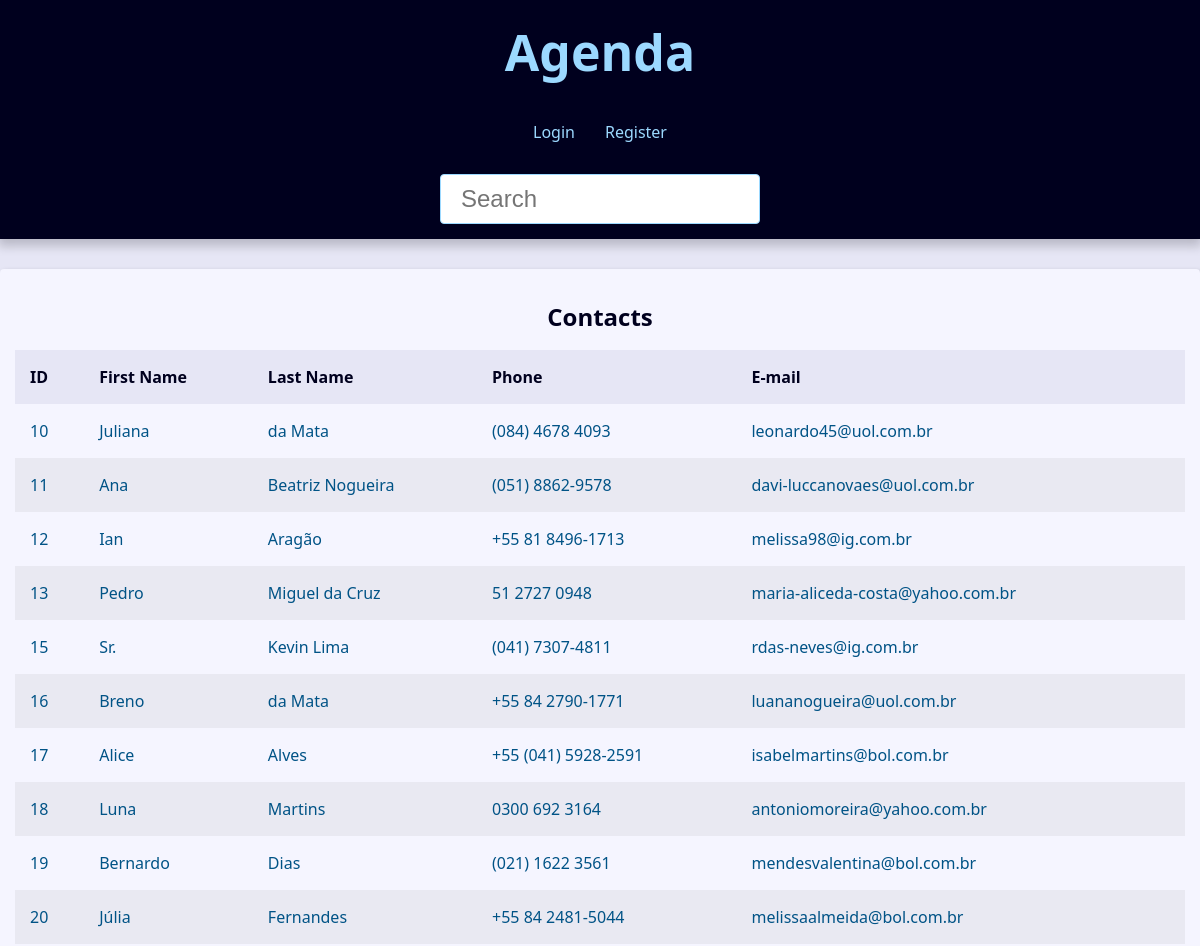
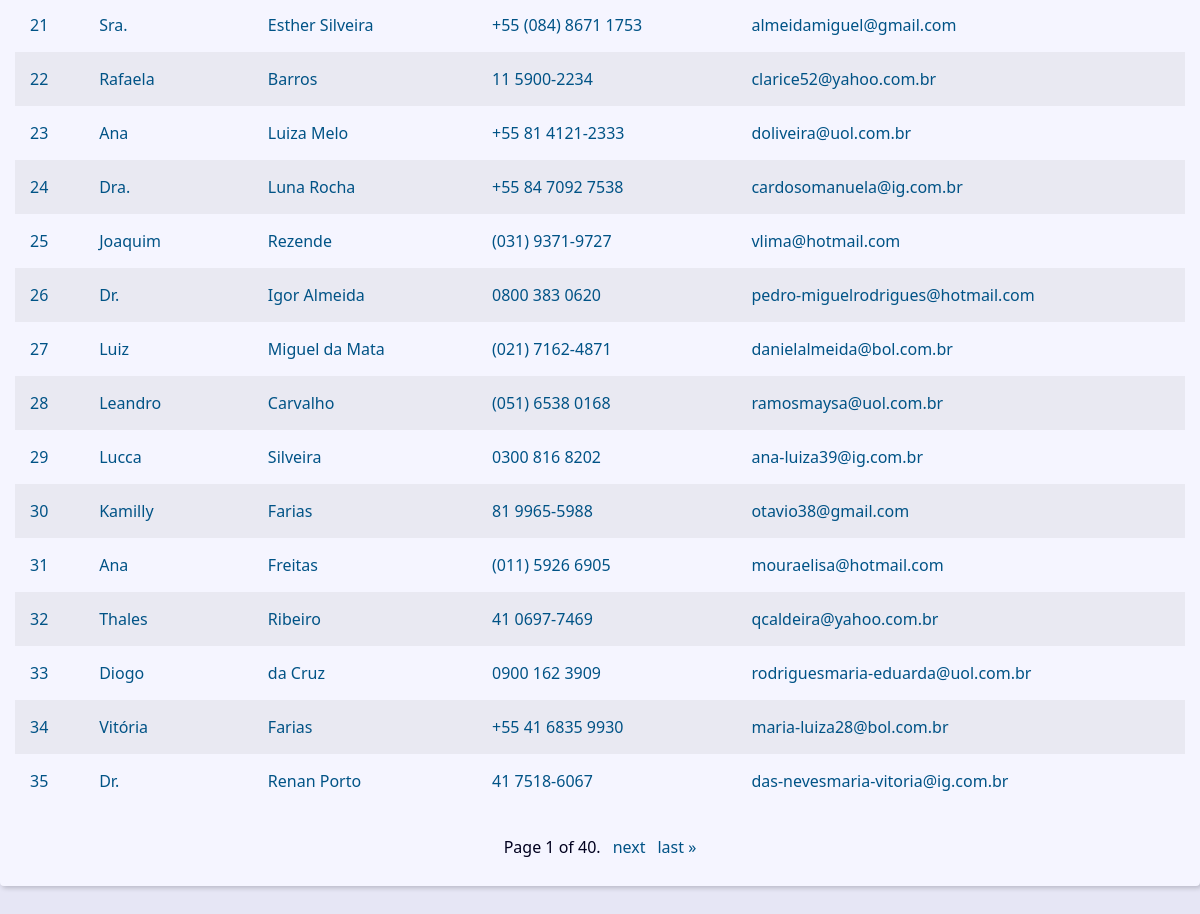
The page / on the database its author committed (2 pictures, top to bottom).
### contact/models.py (models this page shows, shortened)
class Contact(models.Model):
    first_name      =   models.CharField(max_length             =   50)
    last_name       =   models.CharField(max_length             =   50)
    phone           =   models.CharField(max_length             =   50)
    email           =   models.EmailField(max_length            =   254,    blank   =   True)
    create_date     =   models.DateTimeField(default            =   timezone.now)
    description     =   models.TextField(blank                  =   True)
    show            =   models.BooleanField(default             =   True)
    picture         =   models.ImageField(blank                 =   True, upload_to='picture/%Y/%m/')
    cotegory        =   models.ForeignKey(Category, on_delete   =   models.SET_NULL, blank = True, null = True)
    owner           =   models.ForeignKey(User , on_delete      =   models.SET_NULL, blank = True, null = True)

### contact/views/contact_views.py (the view)
# urls.py: path('',views.IndexView.as_view(), name='index'),
class IndexView(View):
    template_name = 'contact/index.html'
    def get(self, request , *args , **kwargs):
        contact    =   Contact.objects.filter(show=True).order_by('id')
        paginator = Paginator(contact, 25)
        page_number = request.GET.get("page")
        page_obj    =   paginator.get_page(page_number)
        context = {
                    'page_obj'      :   page_obj,
                    'site_title'    :   'Contatos - '
                }
        return render(request, self.template_name,context)

### contact/templates/contact/index.html (shortened to what this page needs)
{% extends "global/base.html" %}
{% block content %}
    {% if page_obj %}
    <div class="responsive-table">
        <table class="contacts-table">
            <caption class = "table-caption">
                Contacts
            </caption>
            <thead>
                <tr class = "table-row table-row-header">
                    <th class="table-header">ID</th>
                    <th class="table-header">First Name</th>
                    <th class="table-header">Last Name</th>
                    <th class="table-header">Phone</th>
                    <th class="table-header">E-mail</th>
                </tr>
            </thead>
            <tbady>
                {% for contact in page_obj  %}
                    <tr class="table-row">
                        <td class="table-cel">
                            <a
                            class="table-link"
                            href={% url "contact:contact" contact.id %}>
                            {{contact.id}}
                        </td>
                        <td class="table-cel">
                            <a class="table-link" href="#">
                                {{contact.first_name}}
                            </a>
                        </td>
                        <td class="table-cel">
                            <a class="table-link" href="#">
                                {{contact.last_name}}
                            </a>
                        </td>
                        <td class="table-cel">
                            <a class="table-link" href="#">
                                {{contact.phone}}
                            </a>
                        </td>
                        <td class="table-cel">
                            <a class="table-link" href="#">
                                {{contact.email}}
                            </a>
                        </td>
                    </tr>
                {% endfor %}
            </tbady>
        </table>
    </div>
    {% else %}
    <div class="single-contact">
        <h1 class="single-contact-name">
            Nenhum contato encontrado
        </h1>
    </div>
{% endif %}
{% endblock content %}

### base_static/global/css/style.css (style rules this page uses)
:root { --spacing: 1.5rem; --link-dark-color: rgb(0, 83, 134); --link-light-color: rgb(156, 217, 255); --clr-white: rgb(245, 245, 255); --clr-black: rgb(0, 0, 30); --clr-light-gray: rgb(230, 230, 245); --clr-dark-shadow-5: rgba(0, 0, 10, 5%); --clr-dark-shadow-10: rgba(0, 0, 10, 10%); --clr-dark-shadow-20: rgba(0, 0, 10, 20%); --clr-light-shadow-5: rgba(200, 200, 255, 5%); --clr-light-shadow-10: rgba(200, 200, 255, 10%); --clr-light-shadow-20: rgba(200, 200, 255, 20%); --main-page-width: 120rem; --table-min-width: 60rem; --biggest-font-size: 5rem; --bigger-font-size: 4rem; --big-font-size: 3.2rem; --medium-font-size: 2.4rem; --small-font-size: 1.6rem; --smaller-font-size: 1.4rem; --smallest-font-size: 1.2rem; --transition-fast: 300ms; --transition-medium: 600ms; --transition-slow: 1s; --default-border-radius: 4px; }
*, *::before, *::after { margin: 0; padding: 0; box-sizing: border-box; }
html { font-size: 62.5%; }
body { font-family: system-ui, -apple-system, BlinkMacSystemFont, 'Segoe UI', Roboto, Oxygen, Ubuntu, Cantarell, 'Open Sans', 'Helvetica Neue', sans-serif; line-height: 1.5; font-size: var(--small-font-size); color: var(--clr-black); -webkit-font-smoothing: antialiased; background: var(--clr-light-gray); }
.responsive-table { width: 100%; overflow-x: auto; }
.contacts-table { width: 100%; min-width: var(--table-min-width); border-collapse: collapse; }
.table-caption { font-size: var(--medium-font-size); font-weight: bold; padding: var(--spacing); }
.table-row { text-align: left; text-overflow: ellipsis; transition: background-color var(--transition-fast) ease-in-out; }
.table-row:nth-of-type(2n) { background: var(--clr-dark-shadow-5); }
.table-row-header { background: var(--clr-light-gray); color: var(--clr-black); }
.table-cel, .table-header { padding: var(--spacing); }
.table-link { color: var(--link-dark-color); transition: color var(--transition-fast) ease-in-out; text-decoration: none; }

### rows shown on the page
Contact: id "10", first_name "Juliana", last_name "da Mata", phone "(084) 4678 4093", email "leonardo45@uol.com.br"
Contact: id "11", first_name "Ana", last_name "Beatriz Nogueira", phone "(051) 8862-9578", email "davi-luccanovaes@uol.com.br"
Contact: id "12", first_name "Ian", last_name "Aragão", phone "+55 81 8496-1713", email "melissa98@ig.com.br"
Contact: id "13", first_name "Pedro", last_name "Miguel da Cruz", phone "51 2727 0948", email "maria-aliceda-costa@yahoo.com.br"
Contact: id "15", first_name "Sr.", last_name "Kevin Lima", phone "(041) 7307-4811", email "rdas-neves@ig.com.br"
Contact: id "16", first_name "Breno", last_name "da Mata", phone "+55 84 2790-1771", email "luananogueira@uol.com.br"
Contact: id "17", first_name "Alice", last_name "Alves", phone "+55 (041) 5928-2591", email "isabelmartins@bol.com.br"
Contact: id "18", first_name "Luna", last_name "Martins", phone "0300 692 3164", email "antoniomoreira@yahoo.com.br"
Contact: id "19", first_name "Bernardo", last_name "Dias", phone "(021) 1622 3561", email "mendesvalentina@bol.com.br"
Contact: id "20", first_name "Júlia", last_name "Fernandes", phone "+55 84 2481-5044", email "melissaalmeida@bol.com.br"
Contact: id "21", first_name "Sra.", last_name "Esther Silveira", phone "+55 (084) 8671 1753", email "almeidamiguel@gmail.com"
Contact: id "22", first_name "Rafaela", last_name "Barros", phone "11 5900-2234", email "clarice52@yahoo.com.br"
Contact: id "23", first_name "Ana", last_name "Luiza Melo", phone "+55 81 4121-2333", email "doliveira@uol.com.br"
Contact: id "24", first_name "Dra.", last_name "Luna Rocha", phone "+55 84 7092 7538", email "cardosomanuela@ig.com.br"
Contact: id "25", first_name "Joaquim", last_name "Rezende", phone "(031) 9371-9727", email "vlima@hotmail.com"
Contact: id "26", first_name "Dr.", last_name "Igor Almeida", phone "0800 383 0620", email "pedro-miguelrodrigues@hotmail.com"
Contact: id "27", first_name "Luiz", last_name "Miguel da Mata", phone "(021) 7162-4871", email "danielalmeida@bol.com.br"
Contact: id "28", first_name "Leandro", last_name "Carvalho", phone "(051) 6538 0168", email "ramosmaysa@uol.com.br"
Contact: id "29", first_name "Lucca", last_name "Silveira", phone "0300 816 8202", email "ana-luiza39@ig.com.br"
Contact: id "30", first_name "Kamilly", last_name "Farias", phone "81 9965-5988", email "otavio38@gmail.com"
Contact: id "31", first_name "Ana", last_name "Freitas", phone "(011) 5926 6905", email "mouraelisa@hotmail.com"
Contact: id "32", first_name "Thales", last_name "Ribeiro", phone "41 0697-7469", email "qcaldeira@yahoo.com.br"
Contact: id "33", first_name "Diogo", last_name "da Cruz", phone "0900 162 3909", email "rodriguesmaria-eduarda@uol.com.br"
Contact: id "34", first_name "Vitória", last_name "Farias", phone "+55 41 6835 9930", email "maria-luiza28@bol.com.br"
Contact: id "35", first_name "Dr.", last_name "Renan Porto", phone "41 7518-6067", email "das-nevesmaria-vitoria@ig.com.br"

### other values the page prints
{{ page_obj.number }} "1"
{{ page_obj.paginator.num_pages }} "40"
